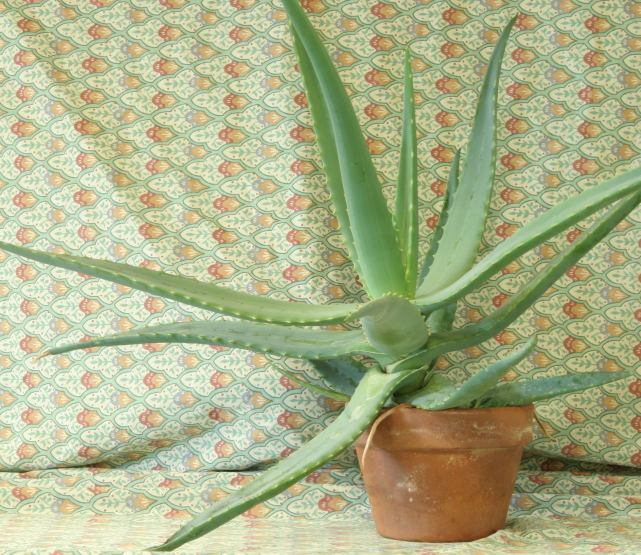
#> input picture aloeL.jpg, 1282 x 1110 px (shown at 1/2 size)
$ python depth_map.py
#> lines starting #> are read from the running program, lines starting #| are printed output that depends on the picture
"""Compute a disparity map from a stereo image pair."""

import cv2
import numpy as np

# Input stereo pair
LEFT_PATH = "aloeL.jpg"
RIGHT_PATH = "aloeR.jpg"

# StereoSGBM parameters (used for the saved output)
MIN_DISPARITY = 0
NUM_DISPARITIES = 128  # Must be divisible by 16
BLOCK_SIZE = 15

# Parameter sweeps — 3x3 grids, holding the other param at the saved value
DISP_SWEEP = [64, 80, 96, 112, 128, 144, 160, 176, 192]
BLOCK_SWEEP = [3, 5, 7, 9, 11, 13, 15, 17, 19]

OUTPUT_PATH = "displarity.jpg"


def compute_disparity(left_gray, right_gray, num_disp, block_size):
    """Compute normalized disparity map using Semi-Global Block Matching."""
    stereo = cv2.StereoSGBM_create(
        minDisparity=MIN_DISPARITY,
        numDisparities=num_disp,
        blockSize=block_size,
    )
    disparity = stereo.compute(left_gray, right_gray).astype(np.float32) / 16.0
    return cv2.normalize(disparity, None, 0, 255, cv2.NORM_MINMAX).astype(np.uint8)


def build_sweep_grid(left, right, params, make_label):
    """Build a 3x3 grid of disparity maps from a list of (numDisp, blockSize) pairs."""
    h, w = left.shape[:2]
    scale = 400 / w
    cells = []
    for nd, bs in params:
        cell = compute_disparity(left, right, nd, bs)
        cell = cv2.resize(cell, (0, 0), fx=scale, fy=scale)
        cell = cv2.cvtColor(cell, cv2.COLOR_GRAY2BGR)
        cv2.putText(
            cell,
            make_label(nd, bs),
            (5, 20),
            cv2.FONT_HERSHEY_SIMPLEX,
            0.5,
            (0, 255, 0),
            1,
        )
        cells.append(cell)
    rows = [np.hstack(cells[i : i + 3]) for i in range(0, 9, 3)]
    return np.vstack(rows)


if __name__ == "__main__":
    left = cv2.imread(LEFT_PATH, cv2.IMREAD_GRAYSCALE)
#> left: shape (1110, 1282); min 18, max 255, mean 170.8
    right = cv2.imread(RIGHT_PATH, cv2.IMREAD_GRAYSCALE)
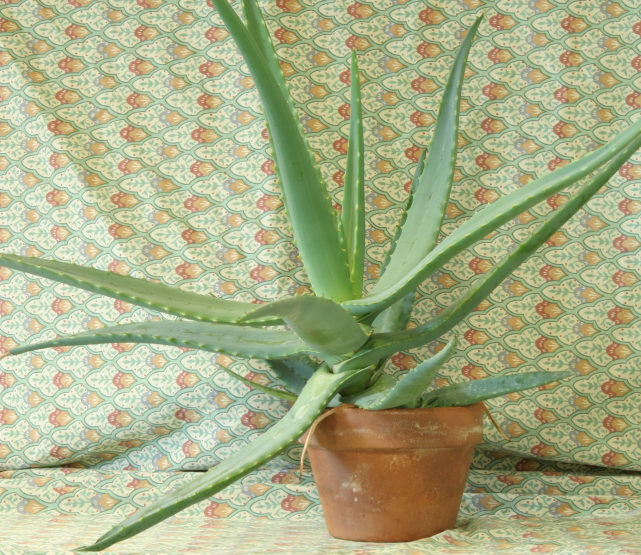
#> input picture aloeR.jpg, 1282 x 1110 px (shown at 1/2 size)
#> right: shape (1110, 1282); min 18, max 255, mean 167.8

    # Saved output with the selected parameters
    disparity = compute_disparity(left, right, NUM_DISPARITIES, BLOCK_SIZE)
    label = f"SGBM  numDisp={NUM_DISPARITIES}  block={BLOCK_SIZE}"
    cv2.putText(disparity, label, (10, 25), cv2.FONT_HERSHEY_SIMPLEX, 0.6, 255, 2)
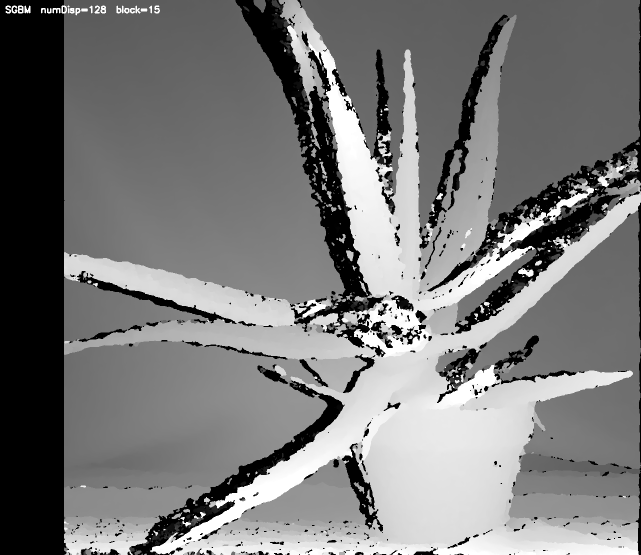
#> disparity: shape (1110, 1282) (shown at 1/2 size); min 0, max 255, mean 120.3
    cv2.imwrite(OUTPUT_PATH, disparity)
    print(f"Saved {OUTPUT_PATH}")

    disp_grid = build_sweep_grid(
        left,
        right,
        [(nd, BLOCK_SIZE) for nd in DISP_SWEEP],
        lambda nd, bs: f"nD={nd}  blk={bs}",
    )
#> the loop in build_sweep_grid, `for nd, bs in params:` made 9 passes
#> nd on passes 1 to 9: 64, 80, 96, 112, 128, 144, 160, 176, 192
#> pass 1, in build_sweep_grid, `cell = cv2.resize(cell, (0, 0), fx=scale, fy=scale)`:
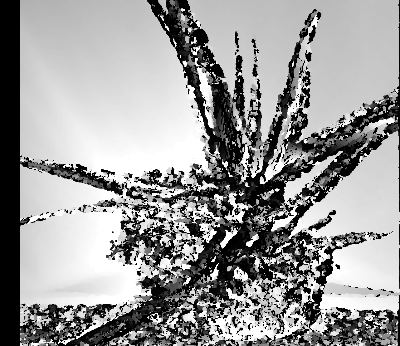
#> cell: shape (346, 400); min 0, max 255, mean 153.5
#> after the loop in build_sweep_grid, `for nd, bs in params:`:
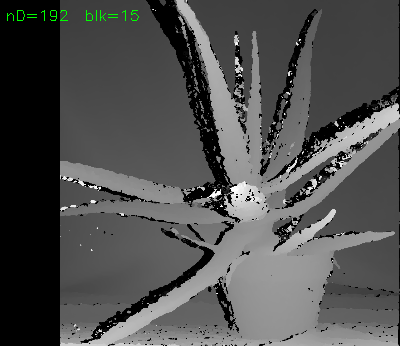
#> cell: shape (346, 400, 3); mean B, G, R 79.3, 79.8, 79.3
#> after the loop in build_sweep_grid, `for nd, bs in params:`: cells = 9 items
#> in build_sweep_grid, `rows = [np.hstack(cells[i : i + 3]) for i in range(0, 9, 3)]`: rows = 3 items
#> in build_sweep_grid, `return np.vstack(rows)`:
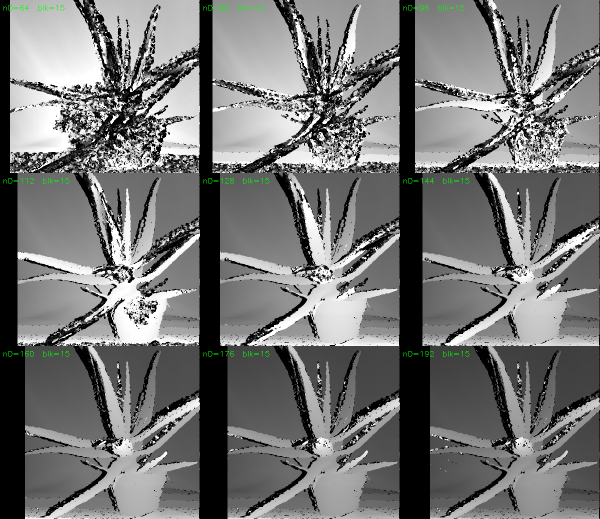
#> returned value: shape (1038, 1200, 3) (shown at 1/2 size); mean of channels 0, 1, 2 116.2, 116.6, 116.2; drawn as B, G, R
    block_grid = build_sweep_grid(
        left,
        right,
        [(NUM_DISPARITIES, bs) for bs in BLOCK_SWEEP],
        lambda nd, bs: f"nD={nd}  blk={bs}",
    )
#> the loop in build_sweep_grid (call 2), `for nd, bs in params:` made 9 passes
#> bs on passes 1 to 9: 3, 5, 7, 9, 11, 13, 15, 17, 19
#> pass 1, in build_sweep_grid (call 2), `cell = cv2.resize(cell, (0, 0), fx=scale, fy=scale)`:
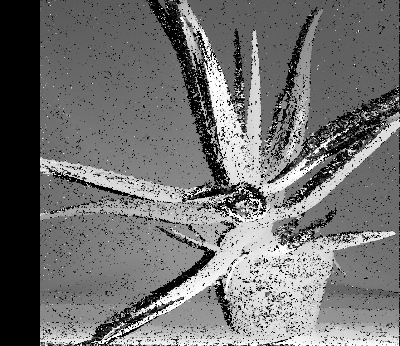
#> cell: shape (346, 400); min 0, max 255, mean 112.8
#> in build_sweep_grid (call 2), `return np.vstack(rows)`:
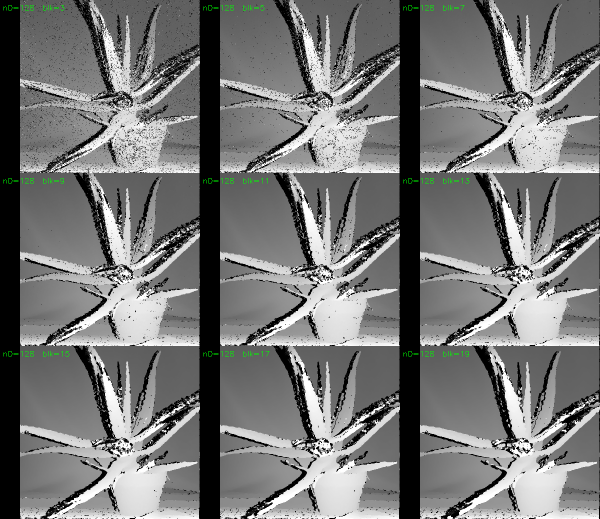
#> returned value: shape (1038, 1200, 3) (shown at 1/2 size); mean of channels 0, 1, 2 118.2, 118.7, 118.2; drawn as B, G, R

    cv2.imshow("Disparity Range Sweep", disp_grid)
    cv2.imshow("Block Size Sweep", block_grid)
    cv2.waitKey(0)
    cv2.destroyAllWindows()
